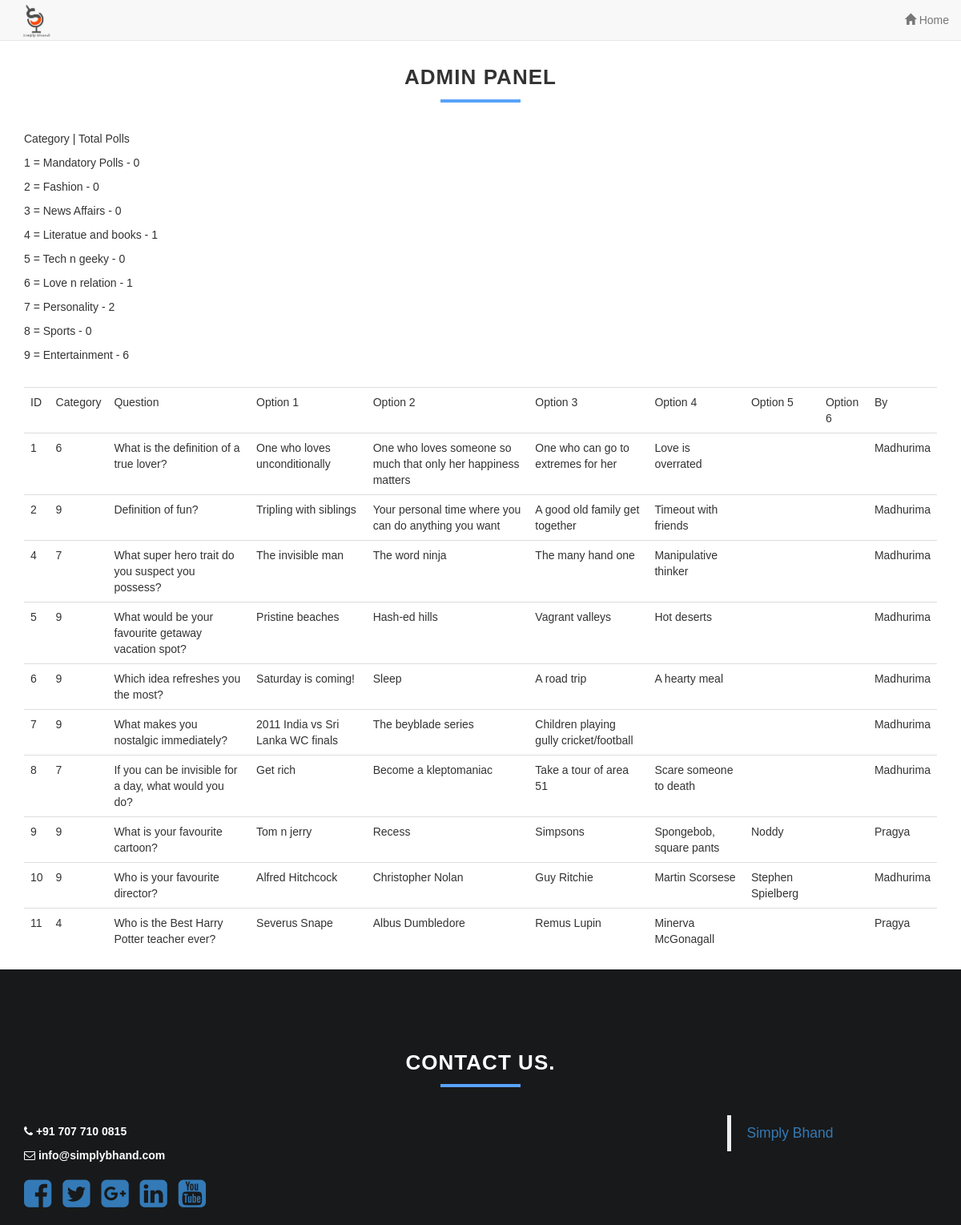
Screenshot of /Polls/add_questions/admin-panel.php with the database file from the repository.
### tables this page shows
CREATE TABLE IF NOT EXISTS `polls_question` (
  `id` int(11) NOT NULL,
  `Question` text NOT NULL,
  `Option1` text NOT NULL,
  `Option2` text NOT NULL,
  `Option3` text,
  `Option4` text,
  `Option5` text,
  `Option6` text,
  `Category` text NOT NULL,
  `madeby` text
);

### Polls/add_questions/admin-panel.php (the view, shortened to what this page needs)
<?php
include_once 'dbconnect.php';
$query = "SELECT * FROM polls_question";
$result = $MySQLi_CON->query($query);
$cat1 = "SELECT * FROM polls_question WHERE Category=1";
$cat2 = "SELECT * FROM polls_question WHERE Category=2";
$cat3 = "SELECT * FROM polls_question WHERE Category=3";
$cat4 = "SELECT * FROM polls_question WHERE Category=4";
$cat5 = "SELECT * FROM polls_question WHERE Category=5";
$cat6 = "SELECT * FROM polls_question WHERE Category=6";
$cat7 = "SELECT * FROM polls_question WHERE Category=7";
$cat8 = "SELECT * FROM polls_question WHERE Category=8";
$cat9 = "SELECT * FROM polls_question WHERE Category=9";
?>
<!DOCTYPE HTML>
<html>
	<head>
		<link rel="stylesheet" href="https://maxcdn.bootstrapcdn.com/bootstrap/3.3.5/css/bootstrap.min.css">
		<link rel="stylesheet" href="https://maxcdn.bootstrapcdn.com/font-awesome/4.4.0/css/font-awesome.min.css">
		<link href="style.css" type="text/css" rel="stylesheet"/>
	</head>
	<body>
	<nav class="navbar navbar-default navbar-fixed-top">
  <div class="container-fluid">
    <div class="navbar-header">
      <a class="navbar-brand" href="http://simplybhand.com/"><img src="images/LOGOSIMPLY.png" style="max-width:60px; margin-top: -20px;"></a>
    </div>
    <div class="collapse navbar-collapse" id="myNavbar">
      <ul class="nav navbar-nav navbar-right">
        <li><a href="http://simplybhand.com/"><span class="glyphicon glyphicon-home"></span> Home</a></li>
      </ul>
    </div>
  </div>
</nav>
		<div class="container-fluid">
			<div class="row">
			<div class="section-title">
				<center><h2 class="demo-text">Admin Panel</h2></center>
				</div>
				<div class="push-right container">
					<p class="demo-text">Category | Total Polls </p>
					<p class="demo-text">1 = Mandatory Polls - <?php $res1 = $MySQLi_CON->query($cat1);   echo mysqli_num_rows($res1); ?></p>
					<p class="demo-text">2 = Fashion - <?php $res2 = $MySQLi_CON->query($cat2);   echo mysqli_num_rows($res2); ?></p>
					<p class="demo-text">3 = News Affairs - <?php $res3 = $MySQLi_CON->query($cat3);   echo mysqli_num_rows($res3); ?></p>
					<p class="demo-text">4 = Literatue and books - <?php $res4 = $MySQLi_CON->query($cat4);   echo mysqli_num_rows($res4); ?></p>
					<p class="demo-text">5 = Tech n geeky - <?php $res5 = $MySQLi_CON->query($cat5);   echo mysqli_num_rows($res5); ?></p>
					<p class="demo-text">6 = Love n relation - <?php $res6 = $MySQLi_CON->query($cat6);   echo mysqli_num_rows($res6); ?></p>
					<p class="demo-text">7 = Personality - <?php $res7 = $MySQLi_CON->query($cat7);   echo mysqli_num_rows($res7); ?></p>
					<p class="demo-text">8 = Sports - <?php $res8 = $MySQLi_CON->query($cat8);   echo mysqli_num_rows($res8); ?></p>
					<p class="demo-text">9 = Entertainment - <?php $res9 = $MySQLi_CON->query($cat9);   echo mysqli_num_rows($res9); ?></p>
				</div>
				<form action="" method="POST">
				<div class="table-responsive container">
				<table class="table">
					<tr><td>ID</td><td>Category</td><td>Question</td><td>Option 1</td><td>Option 2</td><td>Option 3</td><td>Option 4</td><td>Option 5</td><td>Option 6</td><td>By</td></tr>
					<?php
					if($result->num_rows > 0)
					{
					while($row = $result->fetch_assoc())
					{
						echo "<tr><td>".$row['id']."</td><td> ".$row['Category']."</td><td> ".$row['Question']."</td><td>".$row['Option1']."</td><td> ".$row['Option2']."</td><td>".$row['Option3']."</td><td> ".$row['Option4']."</td><td>".$row['Option5']."</td><td>".$row['Option6']."</td><td>".$row['madeby']."</td></tr>";
					}
				}
				else
				{
					echo "O Result  !!";
				}
					?>
				</table>
				</div>
				</form>
			</div>
		</div>
	<section id="contact_section">
		<div class="contact_section">
			<div class="container">
				<div class="row">
					<div class="col-xs-12 col-sm-12 col-md-12 col-lg-12">
					<div class="row">
						<div class="section-title">
							<h2>Contact us.</h2>
						</div>
						</div>
						<div class="row">
							<div class="col-xs-12 col-sm-12 col-md-6 col-lg-6">
							<div class="address_part">
								<div class="phone">
									<i class="fa fa-phone"></i> +91&nbsp;707&nbsp;710&nbsp;0815
								</div>
								<div class="email">
									<i class="fa fa-envelope-o"></i> info@simplybhand.com
								</div>
								<div class="social_icons">
											<ul>
												<li><a href="https://www.facebook.com/SimplyBhand/" target="_blank" data-toggle="tooltip" data-placement="top" title="Facebook" data-rel="tooltip" class="icon_fb" ><i class="fa fa-facebook-square"></i></a></li>
												<li><a href="https://www.twitter.com/SimplyBhand/" data-toggle="tooltip" target="_blank" data-placement="top" title="Twitter" data-rel="tooltip" class="icon_twitter"><i class="fa fa-twitter-square"></i></a></li>
												<li><a href="#" data-toggle="tooltip" data-placement="top" title="Google+" target="_blank" data-rel="tooltip" class="icon_gplus"><i class="fa fa-google-plus-square"></i></a></li>
												<li><a href="https://www.linkedin.com/company/simply-bhand?trk=top_nav_home" target="_blank" data-toggle="tooltip" data-placement="top" title="Linkdin" data-rel="tooltip" class="icon_linkdin"><i class="fa fa-linkedin-square"></i></a></li>
												<li><a href="#" data-toggle="tooltip" data-placement="top" title="Youtube" target="_blank" data-rel="tooltip" class="icon_youtube"><i class="fa fa-circle fa-youtube-square"></i></a></li>
											</ul>
								</div>
							</div>
							</div>
							<div class="col-xs-12 col-sm-12 col-md-3 col-lg-3"></div>
							<div class="col-xs-12 col-sm-12 col-md-3 col-lg-3">
								<div class="contact_form">
<div class="fb-page" data-href="https://www.facebook.com/SimplyBhand/" data-tabs="timeline" data-height="70" data-small-header="false" data-adapt-container-width="false" data-hide-cover="false" data-show-facepile="true"><blockquote cite="https://www.facebook.com/SimplyBhand/" class="fb-xfbml-parse-ignore"><a href="https://www.facebook.com/SimplyBhand/">Simply Bhand</a></blockquote></div>
								</div>
							</div>
					</div>
				</div>
			</div>
			</div>
		</div>
	</section>
	</body>
</html>

### Polls/add_questions/style.css (style rules this page uses)
* { padding:0;margin:0; }
body { background:#ffffff; font-family: 'Raleway',sans-serif; overflow-x: hidden; text-rendering: optimizelegibility; }
h2 { font-size:1.5em; line-height:1.25; margin-bottom:.45em; }
.section-title { margin-bottom: 35px; margin-top: 80px; text-align: center; }
.section-title h2 { font-size: 26px; font-weight: 800; letter-spacing: 0.04em; margin: 0 0 10px; padding: 0 0 15px; position: relative; text-align: center; text-transform: uppercase; }
.section-title h2:before { border: 2px solid #59a3fc; bottom: 0; content: ""; left: 0; margin: 0 auto; position: absolute; right: 0; width: 100px; }
.contact_section { overflow: hidden; background: none repeat scroll 0 0 #18191a; color: #fff; }
.phone { margin: 10px auto; font-weight: 600; }
.email { margin: 10px auto; font-weight: 600; }
.social_icons ul li { display: inline; font-size: 20px; margin-right: 10px; }
.social_icons ul li a { font-size: 40px; }
.contact_form { margin-bottom: 20px; }
.container { margin-top:20px; }

### rows the page displays
polls_question: id "1", Category "6", Question "What is the definition of a true lover?", Option1 "One who loves unconditionally", Option2 "One who loves someone so much that only her happiness matters", Option3 "One who can go to extremes for her", Option4 "Love is overrated", madeby "Madhurima"
polls_question: id "2", Category "9", Question "Definition of fun?", Option1 "Tripling with siblings", Option2 "Your personal time where you can do anything you want", Option3 "A good old family get together", Option4 "Timeout with friends", madeby "Madhurima"
polls_question: id "4", Category "7", Question "What super hero trait do you suspect you possess?", Option1 "The invisible man", Option2 "The word ninja", Option3 "The many hand one", Option4 "Manipulative thinker", madeby "Madhurima"
polls_question: id "5", Category "9", Question "What would be your favourite getaway vacation spot?", Option1 "Pristine beaches", Option2 "Hash-ed hills", Option3 "Vagrant valleys", Option4 "Hot deserts", madeby "Madhurima"
polls_question: id "6", Category "9", Question "Which idea refreshes you the most?", Option1 "Saturday is coming!", Option2 "Sleep", Option3 "A road trip", Option4 "A hearty meal", madeby "Madhurima"
polls_question: id "7", Category "9", Question "What makes you nostalgic immediately?", Option1 "2011 India vs Sri Lanka WC finals", Option2 "The beyblade series", Option3 "Children playing gully cricket/football", madeby "Madhurima"
polls_question: id "8", Category "7", Question "If you can be invisible for a day, what would you do?", Option1 "Get rich", Option2 "Become a kleptomaniac", Option3 "Take a tour of area 51", Option4 "Scare someone to death", madeby "Madhurima"
polls_question: id "9", Category "9", Question "What is your favourite cartoon?", Option1 "Tom n jerry", Option2 "Recess", Option3 "Simpsons", Option4 "Spongebob, square pants", Option5 "Noddy", madeby "Pragya"
polls_question: id "10", Category "9", Question "Who is your favourite director?", Option1 "Alfred Hitchcock", Option2 "Christopher Nolan", Option3 "Guy Ritchie", Option4 "Martin Scorsese", Option5 "Stephen Spielberg", madeby "Madhurima"
polls_question: id "11", Category "4", Question "Who is the Best Harry Potter teacher ever?", Option1 "Severus Snape", Option2 "Albus Dumbledore", Option3 "Remus Lupin", Option4 "Minerva McGonagall", madeby "Pragya"

### other values shown
mysqli_num_rows($res1) "0"
mysqli_num_rows($res2) "0"
mysqli_num_rows($res3) "0"
mysqli_num_rows($res4) "1"
mysqli_num_rows($res5) "0"
mysqli_num_rows($res6) "1"
mysqli_num_rows($res7) "2"
mysqli_num_rows($res8) "0"
mysqli_num_rows($res9) "6"
